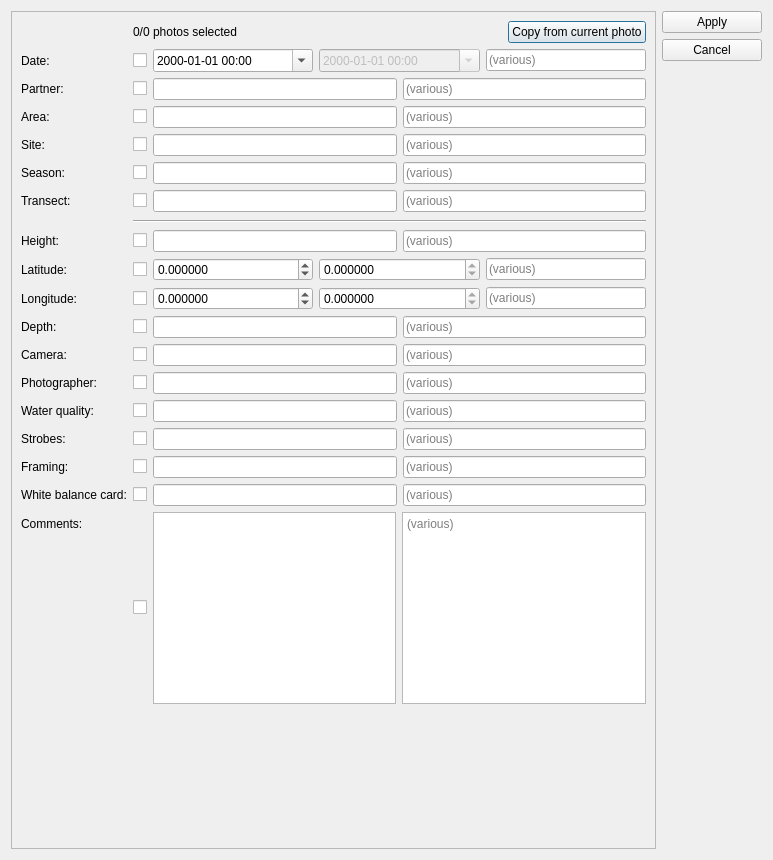
<?xml version="1.0" encoding="UTF-8"?>
<ui version="4.0">
 <class>MetadataDialog</class>
 <widget class="QDialog" name="MetadataDialog">
  <property name="geometry">
   <rect>
    <x>0</x>
    <y>0</y>
    <width>773</width>
    <height>860</height>
   </rect>
  </property>
  <property name="windowTitle">
   <string>Set Metadata</string>
  </property>
  <layout class="QVBoxLayout" name="verticalLayout">
   <item>
    <layout class="QHBoxLayout" name="layMain">
     <item>
      <widget class="QScrollArea" name="scrollArea">
       <property name="sizePolicy">
        <sizepolicy hsizetype="MinimumExpanding" vsizetype="Expanding">
         <horstretch>0</horstretch>
         <verstretch>0</verstretch>
        </sizepolicy>
       </property>
       <property name="widgetResizable">
        <bool>true</bool>
       </property>
       <widget class="QWidget" name="scrollAreaWidgetContents">
        <property name="geometry">
         <rect>
          <x>0</x>
          <y>0</y>
          <width>633</width>
          <height>832</height>
         </rect>
        </property>
        <property name="sizePolicy">
         <sizepolicy hsizetype="Expanding" vsizetype="Preferred">
          <horstretch>0</horstretch>
          <verstretch>0</verstretch>
         </sizepolicy>
        </property>
        <layout class="QFormLayout" name="formLayout">
         <property name="fieldGrowthPolicy">
          <enum>QFormLayout::FieldGrowthPolicy::ExpandingFieldsGrow</enum>
         </property>
         <item row="0" column="1">
          <layout class="QHBoxLayout" name="horizontalLayout">
           <item>
            <widget class="QLabel" name="lblSelection">
             <property name="sizePolicy">
              <sizepolicy hsizetype="Expanding" vsizetype="Preferred">
               <horstretch>0</horstretch>
               <verstretch>0</verstretch>
              </sizepolicy>
             </property>
             <property name="text">
              <string>0/0 photos selected</string>
             </property>
            </widget>
           </item>
           <item>
            <widget class="QPushButton" name="btnCopyFromCurrentPhoto">
             <property name="text">
              <string>Copy from current photo</string>
             </property>
            </widget>
           </item>
          </layout>
         </item>
         <item row="1" column="0">
          <widget class="QLabel" name="lblDate">
           <property name="text">
            <string>Date:</string>
           </property>
          </widget>
         </item>
         <item row="1" column="1">
          <layout class="QHBoxLayout" name="lay01Date">
           <item>
            <widget class="QCheckBox" name="chkDate">
             <property name="text">
              <string/>
             </property>
            </widget>
           </item>
           <item>
            <widget class="QDateTimeEdit" name="dteDate">
             <property name="sizePolicy">
              <sizepolicy hsizetype="Expanding" vsizetype="Fixed">
               <horstretch>0</horstretch>
               <verstretch>0</verstretch>
              </sizepolicy>
             </property>
             <property name="displayFormat">
              <string>yyyy-MM-dd HH:mm</string>
             </property>
             <property name="calendarPopup">
              <bool>true</bool>
             </property>
            </widget>
           </item>
           <item>
            <widget class="QDateTimeEdit" name="dteDateCommonValue">
             <property name="enabled">
              <bool>false</bool>
             </property>
             <property name="sizePolicy">
              <sizepolicy hsizetype="Expanding" vsizetype="Fixed">
               <horstretch>0</horstretch>
               <verstretch>0</verstretch>
              </sizepolicy>
             </property>
             <property name="displayFormat">
              <string>yyyy-MM-dd HH:mm</string>
             </property>
             <property name="calendarPopup">
              <bool>true</bool>
             </property>
            </widget>
           </item>
           <item>
            <widget class="QLineEdit" name="txtDateVarious">
             <property name="enabled">
              <bool>true</bool>
             </property>
             <property name="readOnly">
              <bool>true</bool>
             </property>
             <property name="placeholderText">
              <string>(various)</string>
             </property>
            </widget>
           </item>
          </layout>
         </item>
         <item row="2" column="0">
          <widget class="QLabel" name="lblPartner">
           <property name="text">
            <string>Partner:</string>
           </property>
          </widget>
         </item>
         <item row="2" column="1">
          <layout class="QHBoxLayout" name="lay02Partner">
           <item>
            <widget class="QCheckBox" name="chkPartner">
             <property name="text">
              <string/>
             </property>
            </widget>
           </item>
           <item>
            <widget class="QLineEdit" name="txtPartner"/>
           </item>
           <item>
            <widget class="QLineEdit" name="txtPartnerCommonValue">
             <property name="readOnly">
              <bool>true</bool>
             </property>
             <property name="placeholderText">
              <string>(various)</string>
             </property>
            </widget>
           </item>
          </layout>
         </item>
         <item row="3" column="0">
          <widget class="QLabel" name="lblArea">
           <property name="text">
            <string>Area:</string>
           </property>
          </widget>
         </item>
         <item row="3" column="1">
          <layout class="QHBoxLayout" name="lay03Area">
           <item>
            <widget class="QCheckBox" name="chkArea">
             <property name="text">
              <string/>
             </property>
            </widget>
           </item>
           <item>
            <widget class="QLineEdit" name="txtArea"/>
           </item>
           <item>
            <widget class="QLineEdit" name="txtAreaCommonValue">
             <property name="readOnly">
              <bool>true</bool>
             </property>
             <property name="placeholderText">
              <string>(various)</string>
             </property>
            </widget>
           </item>
          </layout>
         </item>
         <item row="4" column="0">
          <widget class="QLabel" name="lblSite">
           <property name="text">
            <string>Site:</string>
           </property>
          </widget>
         </item>
         <item row="4" column="1">
          <layout class="QHBoxLayout" name="lay04Site">
           <item>
            <widget class="QCheckBox" name="chkSite">
             <property name="text">
              <string/>
             </property>
            </widget>
           </item>
           <item>
            <widget class="QLineEdit" name="txtSite"/>
           </item>
           <item>
            <widget class="QLineEdit" name="txtSiteCommonValue">
             <property name="readOnly">
              <bool>true</bool>
             </property>
             <property name="placeholderText">
              <string>(various)</string>
             </property>
            </widget>
           </item>
          </layout>
         </item>
         <item row="5" column="0">
          <widget class="QLabel" name="lblSeason">
           <property name="text">
            <string>Season:</string>
           </property>
          </widget>
         </item>
         <item row="5" column="1">
          <layout class="QHBoxLayout" name="lay05Season">
           <item>
            <widget class="QCheckBox" name="chkSeason">
             <property name="text">
              <string/>
             </property>
            </widget>
           </item>
           <item>
            <widget class="QLineEdit" name="txtSeason"/>
           </item>
           <item>
            <widget class="QLineEdit" name="txtSeasonCommonValue">
             <property name="readOnly">
              <bool>true</bool>
             </property>
             <property name="placeholderText">
              <string>(various)</string>
             </property>
            </widget>
           </item>
          </layout>
         </item>
         <item row="6" column="0">
          <widget class="QLabel" name="lblTransect">
           <property name="text">
            <string>Transect:</string>
           </property>
          </widget>
         </item>
         <item row="6" column="1">
          <layout class="QHBoxLayout" name="lay06Transect">
           <item>
            <widget class="QCheckBox" name="chkTransect">
             <property name="text">
              <string/>
             </property>
            </widget>
           </item>
           <item>
            <widget class="QLineEdit" name="txtTransect"/>
           </item>
           <item>
            <widget class="QLineEdit" name="txtTransectCommonValue">
             <property name="readOnly">
              <bool>true</bool>
             </property>
             <property name="placeholderText">
              <string>(various)</string>
             </property>
            </widget>
           </item>
          </layout>
         </item>
         <item row="8" column="1">
          <layout class="QHBoxLayout" name="lay07Height">
           <item>
            <widget class="QCheckBox" name="chkHeight">
             <property name="text">
              <string/>
             </property>
            </widget>
           </item>
           <item>
            <widget class="QLineEdit" name="txtHeight"/>
           </item>
           <item>
            <widget class="QLineEdit" name="txtHeightCommonValue">
             <property name="text">
              <string/>
             </property>
             <property name="readOnly">
              <bool>true</bool>
             </property>
             <property name="placeholderText">
              <string>(various)</string>
             </property>
            </widget>
           </item>
          </layout>
         </item>
         <item row="9" column="0">
          <widget class="QLabel" name="lblLatitude">
           <property name="text">
            <string>Latitude:</string>
           </property>
          </widget>
         </item>
         <item row="9" column="1">
          <layout class="QHBoxLayout" name="lay08Latitude">
           <item>
            <widget class="QCheckBox" name="chkLatitude">
             <property name="text">
              <string/>
             </property>
            </widget>
           </item>
           <item>
            <widget class="QDoubleSpinBox" name="numLatitude">
             <property name="sizePolicy">
              <sizepolicy hsizetype="Expanding" vsizetype="Fixed">
               <horstretch>0</horstretch>
               <verstretch>0</verstretch>
              </sizepolicy>
             </property>
             <property name="decimals">
              <number>6</number>
             </property>
             <property name="minimum">
              <double>-90.000000000000000</double>
             </property>
             <property name="maximum">
              <double>90.000000000000000</double>
             </property>
            </widget>
           </item>
           <item>
            <widget class="QDoubleSpinBox" name="numLatitudeCommonValue">
             <property name="sizePolicy">
              <sizepolicy hsizetype="Expanding" vsizetype="Fixed">
               <horstretch>0</horstretch>
               <verstretch>0</verstretch>
              </sizepolicy>
             </property>
             <property name="readOnly">
              <bool>true</bool>
             </property>
             <property name="decimals">
              <number>6</number>
             </property>
             <property name="minimum">
              <double>-90.000000000000000</double>
             </property>
             <property name="maximum">
              <double>90.000000000000000</double>
             </property>
            </widget>
           </item>
           <item>
            <widget class="QLineEdit" name="txtLatitudeVarious">
             <property name="enabled">
              <bool>true</bool>
             </property>
             <property name="readOnly">
              <bool>true</bool>
             </property>
             <property name="placeholderText">
              <string>(various)</string>
             </property>
            </widget>
           </item>
          </layout>
         </item>
         <item row="10" column="0">
          <widget class="QLabel" name="lblLongitude">
           <property name="text">
            <string>Longitude:</string>
           </property>
          </widget>
         </item>
         <item row="10" column="1">
          <layout class="QHBoxLayout" name="lay09Longitude">
           <item>
            <widget class="QCheckBox" name="chkLongitude">
             <property name="text">
              <string/>
             </property>
            </widget>
           </item>
           <item>
            <widget class="QDoubleSpinBox" name="numLongitude">
             <property name="sizePolicy">
              <sizepolicy hsizetype="Expanding" vsizetype="Fixed">
               <horstretch>0</horstretch>
               <verstretch>0</verstretch>
              </sizepolicy>
             </property>
             <property name="decimals">
              <number>6</number>
             </property>
             <property name="minimum">
              <double>-180.000000000000000</double>
             </property>
             <property name="maximum">
              <double>180.000000000000000</double>
             </property>
            </widget>
           </item>
           <item>
            <widget class="QDoubleSpinBox" name="numLongitudeCommonValue">
             <property name="sizePolicy">
              <sizepolicy hsizetype="Expanding" vsizetype="Fixed">
               <horstretch>0</horstretch>
               <verstretch>0</verstretch>
              </sizepolicy>
             </property>
             <property name="readOnly">
              <bool>true</bool>
             </property>
             <property name="decimals">
              <number>6</number>
             </property>
             <property name="minimum">
              <double>-180.000000000000000</double>
             </property>
             <property name="maximum">
              <double>180.000000000000000</double>
             </property>
            </widget>
           </item>
           <item>
            <widget class="QLineEdit" name="txtLongitudeVarious">
             <property name="enabled">
              <bool>true</bool>
             </property>
             <property name="readOnly">
              <bool>true</bool>
             </property>
             <property name="placeholderText">
              <string>(various)</string>
             </property>
            </widget>
           </item>
          </layout>
         </item>
         <item row="11" column="0">
          <widget class="QLabel" name="lblDepth">
           <property name="text">
            <string>Depth:</string>
           </property>
          </widget>
         </item>
         <item row="11" column="1">
          <layout class="QHBoxLayout" name="lay10Depth">
           <item>
            <widget class="QCheckBox" name="chkDepth">
             <property name="text">
              <string/>
             </property>
            </widget>
           </item>
           <item>
            <widget class="QLineEdit" name="txtDepth"/>
           </item>
           <item>
            <widget class="QLineEdit" name="txtDepthCommonValue">
             <property name="enabled">
              <bool>true</bool>
             </property>
             <property name="readOnly">
              <bool>true</bool>
             </property>
             <property name="placeholderText">
              <string>(various)</string>
             </property>
            </widget>
           </item>
          </layout>
         </item>
         <item row="12" column="0">
          <widget class="QLabel" name="lblCamera">
           <property name="text">
            <string>Camera:</string>
           </property>
          </widget>
         </item>
         <item row="12" column="1">
          <layout class="QHBoxLayout" name="lay11Camera">
           <item>
            <widget class="QCheckBox" name="chkCamera">
             <property name="text">
              <string/>
             </property>
            </widget>
           </item>
           <item>
            <widget class="QLineEdit" name="txtCamera"/>
           </item>
           <item>
            <widget class="QLineEdit" name="txtCameraCommonValue">
             <property name="enabled">
              <bool>true</bool>
             </property>
             <property name="readOnly">
              <bool>true</bool>
             </property>
             <property name="placeholderText">
              <string>(various)</string>
             </property>
            </widget>
           </item>
          </layout>
         </item>
         <item row="13" column="0">
          <widget class="QLabel" name="lblPhotographer">
           <property name="text">
            <string>Photographer:</string>
           </property>
          </widget>
         </item>
         <item row="13" column="1">
          <layout class="QHBoxLayout" name="lay12Photographer">
           <item>
            <widget class="QCheckBox" name="chkPhotographer">
             <property name="text">
              <string/>
             </property>
            </widget>
           </item>
           <item>
            <widget class="QLineEdit" name="txtPhotographer"/>
           </item>
           <item>
            <widget class="QLineEdit" name="txtPhotographerCommonValue">
             <property name="enabled">
              <bool>true</bool>
             </property>
             <property name="readOnly">
              <bool>true</bool>
             </property>
             <property name="placeholderText">
              <string>(various)</string>
             </property>
            </widget>
           </item>
          </layout>
         </item>
         <item row="14" column="0">
          <widget class="QLabel" name="lblWaterQuality">
           <property name="text">
            <string>Water quality:</string>
           </property>
          </widget>
         </item>
         <item row="14" column="1">
          <layout class="QHBoxLayout" name="lay13WaterQuality">
           <item>
            <widget class="QCheckBox" name="chkWaterQuality">
             <property name="text">
              <string/>
             </property>
            </widget>
           </item>
           <item>
            <widget class="QLineEdit" name="txtWaterQuality"/>
           </item>
           <item>
            <widget class="QLineEdit" name="txtWaterQualityCommonValue">
             <property name="enabled">
              <bool>true</bool>
             </property>
             <property name="readOnly">
              <bool>true</bool>
             </property>
             <property name="placeholderText">
              <string>(various)</string>
             </property>
            </widget>
           </item>
          </layout>
         </item>
         <item row="15" column="0">
          <widget class="QLabel" name="lblStrobes">
           <property name="text">
            <string>Strobes:</string>
           </property>
          </widget>
         </item>
         <item row="15" column="1">
          <layout class="QHBoxLayout" name="lay14Strobes">
           <item>
            <widget class="QCheckBox" name="chkStrobes">
             <property name="text">
              <string/>
             </property>
            </widget>
           </item>
           <item>
            <widget class="QLineEdit" name="txtStrobes"/>
           </item>
           <item>
            <widget class="QLineEdit" name="txtStrobesCommonValue">
             <property name="enabled">
              <bool>true</bool>
             </property>
             <property name="readOnly">
              <bool>true</bool>
             </property>
             <property name="placeholderText">
              <string>(various)</string>
             </property>
            </widget>
           </item>
          </layout>
         </item>
         <item row="16" column="0">
          <widget class="QLabel" name="lblFraming">
           <property name="text">
            <string>Framing:</string>
           </property>
          </widget>
         </item>
         <item row="16" column="1">
          <layout class="QHBoxLayout" name="lay15Framing">
           <item>
            <widget class="QCheckBox" name="chkFraming">
             <property name="text">
              <string/>
             </property>
            </widget>
           </item>
           <item>
            <widget class="QLineEdit" name="txtFraming"/>
           </item>
           <item>
            <widget class="QLineEdit" name="txtFramingCommonValue">
             <property name="enabled">
              <bool>true</bool>
             </property>
             <property name="readOnly">
              <bool>true</bool>
             </property>
             <property name="placeholderText">
              <string>(various)</string>
             </property>
            </widget>
           </item>
          </layout>
         </item>
         <item row="17" column="0">
          <widget class="QLabel" name="lblWhiteBalanceCard">
           <property name="text">
            <string>White balance card:</string>
           </property>
          </widget>
         </item>
         <item row="17" column="1">
          <layout class="QHBoxLayout" name="lay16WhiteBalanceCard">
           <item>
            <widget class="QCheckBox" name="chkWhiteBalanceCard">
             <property name="text">
              <string/>
             </property>
            </widget>
           </item>
           <item>
            <widget class="QLineEdit" name="txtWhiteBalanceCard"/>
           </item>
           <item>
            <widget class="QLineEdit" name="txtWhiteBalanceCardCommonValue">
             <property name="enabled">
              <bool>true</bool>
             </property>
             <property name="readOnly">
              <bool>true</bool>
             </property>
             <property name="placeholderText">
              <string>(various)</string>
             </property>
            </widget>
           </item>
          </layout>
         </item>
         <item row="18" column="0">
          <widget class="QLabel" name="lblComments">
           <property name="text">
            <string>Comments:</string>
           </property>
          </widget>
         </item>
         <item row="18" column="1">
          <layout class="QHBoxLayout" name="lay17Comments">
           <item>
            <widget class="QCheckBox" name="chkComments">
             <property name="text">
              <string/>
             </property>
            </widget>
           </item>
           <item>
            <widget class="QPlainTextEdit" name="txtComments">
             <property name="sizePolicy">
              <sizepolicy hsizetype="Expanding" vsizetype="Maximum">
               <horstretch>0</horstretch>
               <verstretch>0</verstretch>
              </sizepolicy>
             </property>
            </widget>
           </item>
           <item>
            <widget class="QPlainTextEdit" name="txtCommentsCommonValue">
             <property name="enabled">
              <bool>true</bool>
             </property>
             <property name="sizePolicy">
              <sizepolicy hsizetype="Expanding" vsizetype="Maximum">
               <horstretch>0</horstretch>
               <verstretch>0</verstretch>
              </sizepolicy>
             </property>
             <property name="readOnly">
              <bool>true</bool>
             </property>
             <property name="placeholderText">
              <string>(various)</string>
             </property>
            </widget>
           </item>
          </layout>
         </item>
         <item row="7" column="1">
          <widget class="Line" name="line">
           <property name="sizePolicy">
            <sizepolicy hsizetype="Expanding" vsizetype="Minimum">
             <horstretch>0</horstretch>
             <verstretch>0</verstretch>
            </sizepolicy>
           </property>
           <property name="minimumSize">
            <size>
             <width>0</width>
             <height>6</height>
            </size>
           </property>
           <property name="orientation">
            <enum>Qt::Orientation::Horizontal</enum>
           </property>
          </widget>
         </item>
         <item row="8" column="0">
          <widget class="QLabel" name="lblHeight">
           <property name="text">
            <string>Height:</string>
           </property>
          </widget>
         </item>
        </layout>
       </widget>
      </widget>
     </item>
     <item>
      <layout class="QVBoxLayout" name="layButtons">
       <item>
        <widget class="QPushButton" name="btnApply">
         <property name="minimumSize">
          <size>
           <width>100</width>
           <height>0</height>
          </size>
         </property>
         <property name="text">
          <string>Apply</string>
         </property>
        </widget>
       </item>
       <item>
        <widget class="QPushButton" name="btnCancel">
         <property name="text">
          <string>Cancel</string>
         </property>
        </widget>
       </item>
       <item>
        <spacer name="verticalSpacer">
         <property name="orientation">
          <enum>Qt::Orientation::Vertical</enum>
         </property>
         <property name="sizeHint" stdset="0">
          <size>
           <width>20</width>
           <height>40</height>
          </size>
         </property>
        </spacer>
       </item>
      </layout>
     </item>
    </layout>
   </item>
  </layout>
 </widget>
 <resources/>
 <connections/>
</ui>
